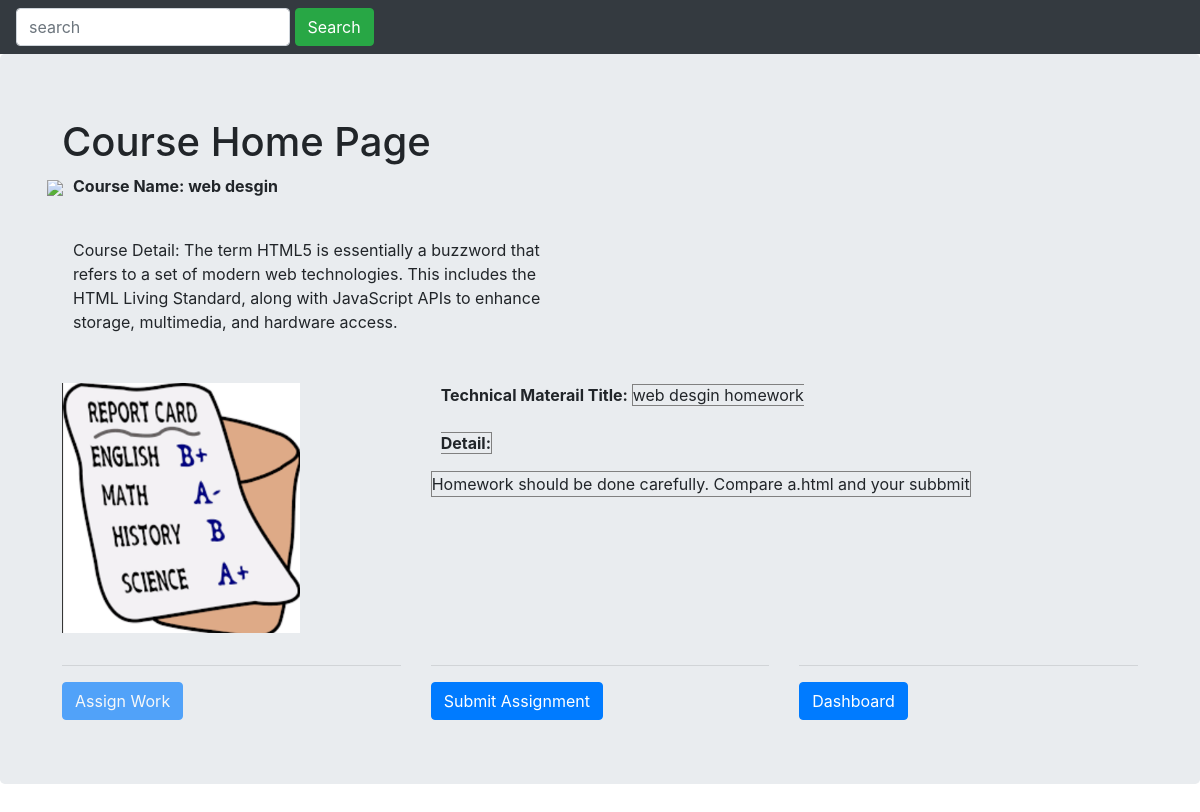
The page /course/1 on the database its author committed.
### wsgi.py (models this page shows, shortened)
class Blog(db.Model):
    id = db.Column(db.Integer,primary_key = True)
    title = db.Column(db.String(100))
    text = db.Column(db.Text)

class TeacherWork(db.Model):
    id = db.Column(db.Integer, primary_key=True)
    title = db.Column(db.String(80), unique=True)
    detail = db.Column(db.String(500))
    answer = db.Column(db.String(5000))
    course_id = db.Column(db.Integer)

### wsgi.py (the view)
@app.route('/course/<id>',methods = ['GET'])
def course_home(id):
    if request.method == 'GET':
        blog = Blog.query.filter_by(id = id).first_or_404()
        teacherWork = TeacherWork.query.filter_by(course_id = id).first_or_404()
        print(id, blog, 'in query_blog','@'*20)
        return rt('course.html',blog = blog, teacherWork=teacherWork)
    else:
        return '',204

### movie/templates/course.html (shortened to what this page needs)
<!DOCTYPE html>
<html lang="en">
  <head>
    <link rel='stylesheet' href='/static/bootstrap-4.5.2-dist/css/bootstrap.min.css'>
  </head>
  <body>
<nav class="navbar navbar-expand-lg navbar-dark bg-dark">
  <div class="collapse navbar-collapse" id="navbarSupportedContent">
    <ul class="navbar-nav mr-auto">
      <li class="nav-item active">
        <form class="form-inline my-2 my-lg-0 navbar-right" action="/home" method="POST">
                <div class="form-group">
                  <input type="text" name="keyword" placeholder="search" class="form-control" autofocus>&nbsp;
                </div>
              <input type="submit" value="Search" class="btn btn-success">
        </form>
      </li>
    </ul>
  </div>
</nav>
    <div class="jumbotron">
      <div class="container">
<div class="container">
   <h1>Course Home Page</h1>
  <div class="row">
    <div class="col-md4">
              <figure>
            <img src="/static/images/course.png" class="img-fluid" style="height:80px;">
        </figure>
    </div>
    <div class="col-md4">
        <p style="width:500px;padding-left:10px;font-weight: bold;">Course Name:
{{ blog.title }}
        </p>
        <br/>
        <p style="width:500px;padding-left:10px;">Course Detail: {{ blog.text }}
        </p>
    </div>
  </div>
  <div class="row">
  </div>
  <div class="row">
    <div class="col-sm-4">
              <figure>
            <img src="/static/images/ml.png" class="img-fluid" style="height:250px;">
        </figure>
    </div>
    <div class="col-sm-8">
        <p style="width:500px;padding-left:10px;">
            <span style="font-weight:bold;">Technical Materail Title: </span>
            <span id="titleLbl" style="border: 1px solid gray; " >
              <span>
     {{teacherWork.title}}
  </span>
       <br/><br/>
        <span style="font-weight:bold;">Detail: </span>
        <br/>
        <div style="border: 1px solid gray; display: inline-block">
      {{teacherWork.detail}}
        </div>
      </p>
    </div>
  </div>
    <div class="row">
      <div class="col-sm-4">
      <hr/>
      {% if session['isadmin'] and session['logged_in'] %}
      <button type="button" class="btn btn-primary" onclick="relocate_assignwork()">Assign Work</button>
      {% else %}
      <button type="button" class="btn btn-primary" disabled> Assign Work</button>
      {% endif %}
      </div>
      <div class="col-sm-4">
      <hr/>
      <button type="button" class="btn btn-primary" onclick="relocate_student()">Submit Assignment</button>
      </div>
      <div class="col-sm-4">
    <hr/>
      <button type="button" class="btn btn-primary" onclick="relocate_dashboard()">Dashboard</button>
      </div>
    </div>
</div>
      </div>
    </div>
  </body>
</html>

### rows shown on the page
Blog: title "web desgin", text "The term HTML5 is essentially a buzzword that refers to a set of modern web technologies. This includes the HTML Living Standard, along with JavaScript APIs to enhance storage, multimedia, and hardware access."
TeacherWork: title "web desgin homework", detail "Homework should be done carefully. Compare a.html and your subbmit"
